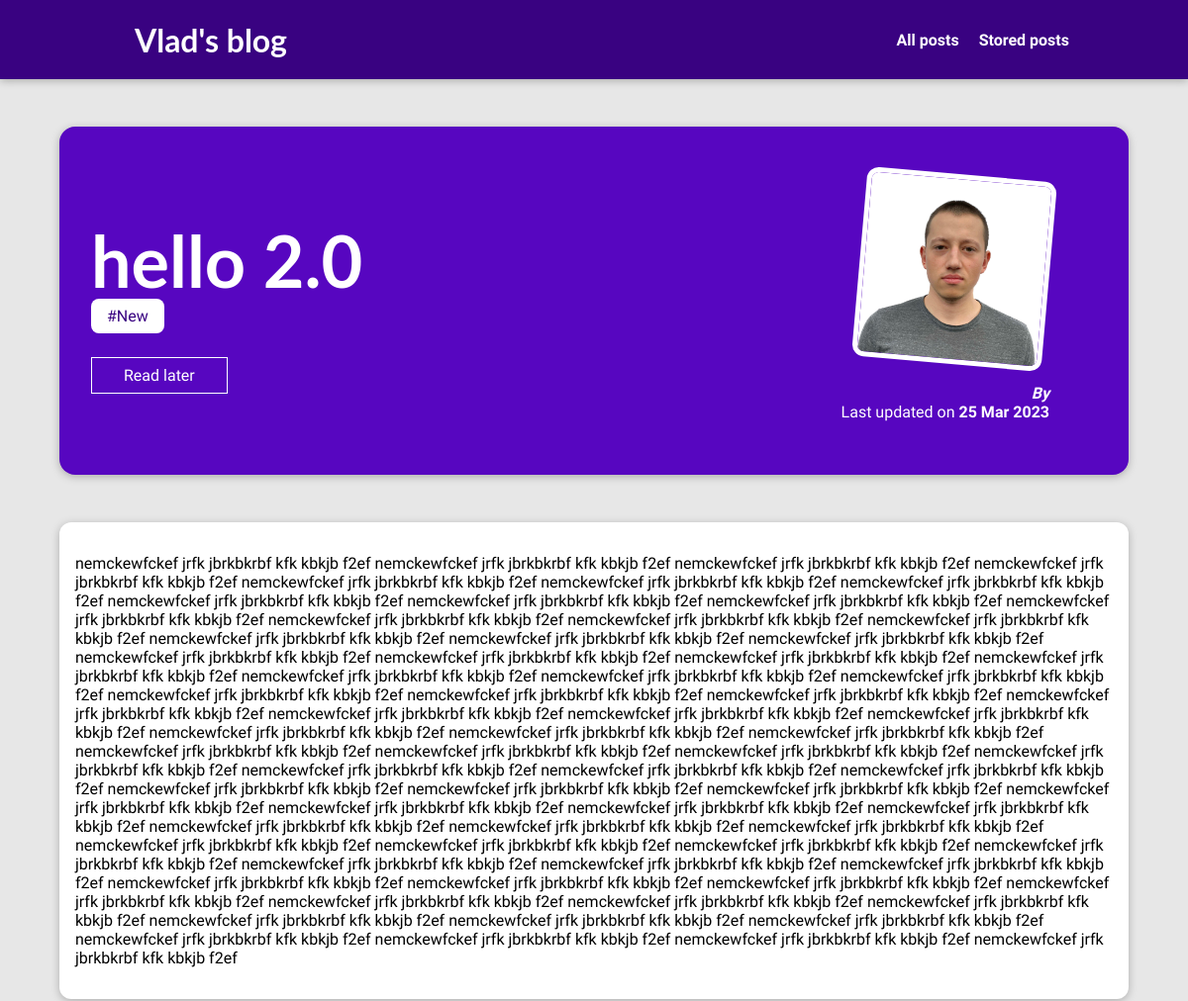
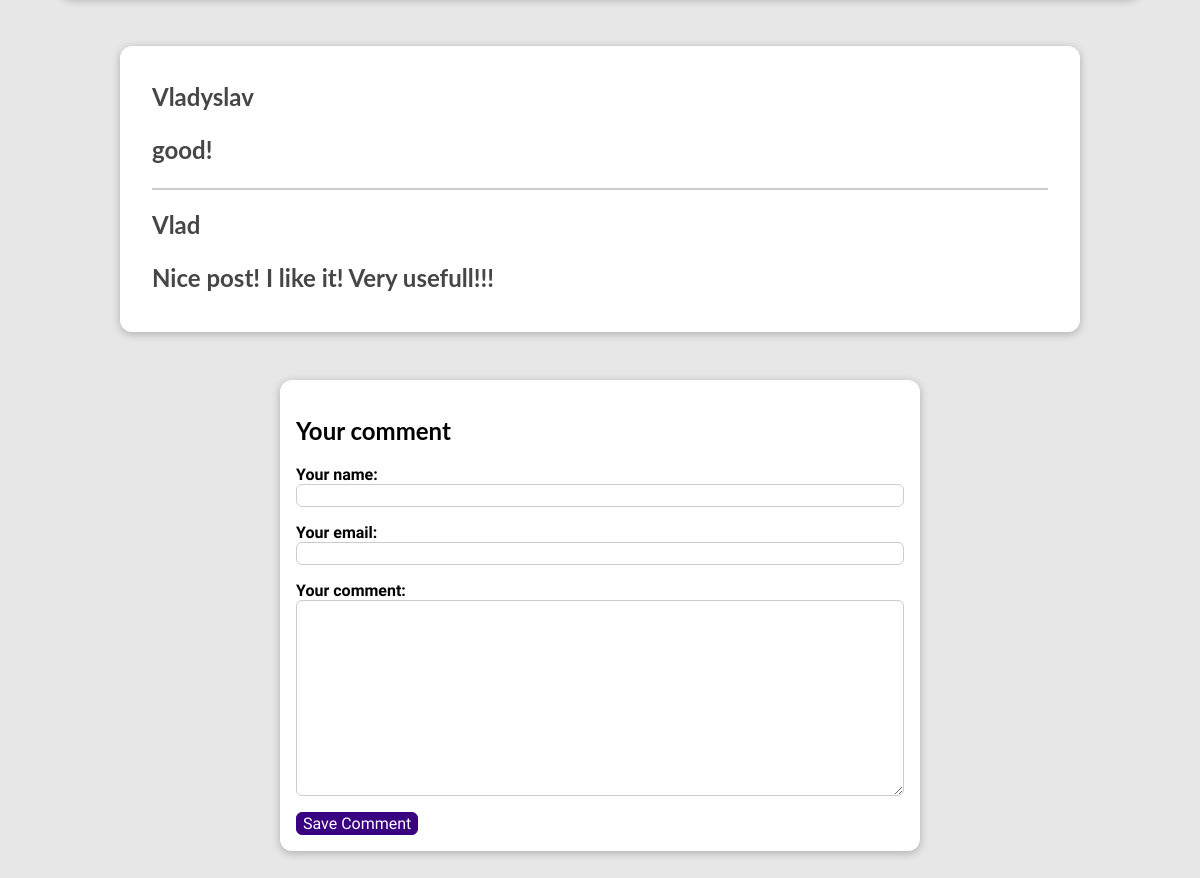
The app's page /posts/hello20 with its own data (2 pictures, top to bottom).
### blog/models.py (models this page shows, shortened)
class Post(models.Model):
    title = models.CharField(max_length=90)
    excerpt = models.CharField(max_length=150)
    image = models.ImageField(upload_to="posts", null=True)
    date = models.DateTimeField(auto_now=True)
    slug = models.SlugField(unique=True)
    content = models.TextField(validators=[MinLengthValidator(10)])
    author = models.ForeignKey(Author, on_delete=models.SET_NULL, null=True, related_name='posts')
    tags = models.ManyToManyField(Tag)

class Tag(models.Model):
    caption = models.CharField(max_length=90)
    def __str__(self):
        return f"{self.caption}"

class Comment(models.Model):
    user_name = models.CharField(max_length=120)
    user_email = models.EmailField()
    text = models.TextField(max_length=400)
    post = models.ForeignKey(Post, on_delete=models.CASCADE, related_name="comments")

### blog/views.py (the view, shortened to what this page needs)
# urls.py: path('posts/<slug:slug>', views.PostDetailView.as_view(), name='post-detail'),
class PostDetailView(View):
    def is_stored_posts(self, request, post_id):
        stored_posts = request.session.get("stored_posts")
        if stored_posts is not None:
            is_saved_for_later = post_id in stored_posts
        else:
            is_saved_for_later = False
        return is_saved_for_later
    def get(self, request, slug):
        post = get_object_or_404(Post, slug=slug)
        context = {
            "post": post,
            "tags": post.tags.all(),
            "comment_form": CommentForm(),
            "comments": post.comments.all().order_by("-id"),
            "saved_for_later": self.is_stored_posts(request, post.id)
        }
        return render(request, "blog/post_detail.html", context)

### blog/forms.py
class CommentForm(forms.ModelForm):
    class Meta:
        model = Comment
        exclude = ["post"]
        labels = {
            "user_name": "Your name",
            "user_email": "Your email",
            "text": "Your comment"
        }

### blog/templates/blog/post_detail.html (shortened to what this page needs)
{% extends 'base.html' %}
{% load static %}
{% block css_file %}
    <link rel="stylesheet" href="{% static 'blog/post-detail.css' %}">
{% endblock %}
{% block content %}
    <section id="summary">
        <h2>{{ post.title }}</h2>
        <div>
            {% if tags %}
                {% for tag in tags %}
                    <span class="tag"><a href="{% url 'tag-posts' tag %}">#{{ tag }}</a></span>
                {% endfor %}
            {% endif %}
        </div>
        <div id="read-later">
            <form action="{% url 'read-later' %}" method="post">
                <button>
                    {% if saved_for_later %}
                        Remove from "Read later" list
                    {% else %}
                        Read later
                    {% endif %}
                </button>
            </form>
        </div>
        <article>
            <img src="{{ post.image.url }}" alt={{ post.title }}>
            <address>
                By <a href="mailto: {{ author.email }} ">{{ author }}</a>
            </address>
            <div>
                Last updated on <time>{{ post.date|date:"d M Y" }}</time>
            </div>
        </article>
    </section>
    <main>
        {{ post.content|linebreaks }}
    </main>
    {% if comments %}
    <section id="comments">
        <ul>
            {% for comment in comments %}
                <li>
                    <h2>
                        {{ comment.user_name }}
                        <p>
                            {{ comment.text|linebreaks }}
                        </p>
                    </h2>
                </li>
            {% endfor %}
        </ul>
    </section>
    {% endif %}
    <section id="comment-form">
        <h2>Your comment</h2>
        <form action="{% url 'post-detail' post.slug %}" method="post">
            {% for form_fields in comment_form %}
                <div class="form-control {% if form_fields.errors %}invalid{% endif %}">
                    {{ form_fields.label_tag }}
                    {{ form_fields }}
                </div>
            {% endfor %}
            <button>Save Comment</button>
        </form>
    </section>
{% endblock %}

### static/app.css (style rules this page uses)
* { box-sizing: border-box; }
html { font-family: 'Open Sans', 'Lato', sans-serif; }
body { margin: 0; }
h1, h2, h3 { font-family: 'Lato', sans-serif; font-weight: bold; }

### blog/static/blog/post-detail.css (style rules this page uses)
body { background-color: #e7e7e7; }
#summary { margin: 8rem auto 3rem auto; padding: 2rem; width: 90%; max-width: 90rem; border-radius: 16px; background-color: #5706c0; position: relative; box-shadow: 0 2px 8px rgba(0, 0, 0, 0.25); height: 22rem; }
#summary h2 { color: white; font-size: 4.5rem; margin-bottom: 0.25rem; }
#summary article { position: absolute; top: 2rem; right: 3rem; padding: 1rem 2rem; border-radius: 12px; text-align: right; color: white; }
#summary article img { width: 12rem; height: 12rem; border-radius: 12px; transform: rotateZ(5deg); border: 5px solid white; margin-bottom: 1rem; }
#summary address { font-weight: bold; }
#summary a { color: white; text-decoration: none; }
#summary time { font-weight: bold; }
#read-later { margin: 2rem 0; }
#read-later button { background-color: transparent; border: 1px solid white; padding: 0.5rem 2rem; font: inherit; color: white; cursor: pointer; }
main { width: 90%; max-width: 90rem; margin: 3rem auto; background-color: white; padding: 1rem; border-radius: 12px; box-shadow: 0 2px 8px rgba(0, 0, 0, 0.25); }
.tag { background-color: white; padding: 0.5rem 1rem; border-radius: 8px; }
#summary .tag a { color: #390281; }
#comment-form { margin: 3rem auto; width: 90%; max-width: 40rem; border-radius: 12px; background-color: white; box-shadow: 0 2px 8px rgba(0, 0, 0, 0.25); padding: 1rem; }
#comment-form button { font: inherit; background-color: #390281; color: white; border: 1px solid #390281; padding: 0,5rem 1,5rem; border-radius: 6px; cursor: pointer; }
.form-control { margin-bottom: 1rem; }
.form-control label { font-weight: bold; margin-bottom: 0,5rem; display: block; }
.form-control input, .form-control textarea { display: block; width: 100%; font: inherit; padding: 0,25rem; border-radius: 6px; border: 1px solid #ccc; }
#comments { margin: 3rem auto; width: 90%; max-width: 60rem; border-radius: 12px; background-color: white; box-shadow: 0 2px 8px rgba(0, 0, 0, 0.25); padding: 1rem 2rem; }
#comments ul { list-style: none; margin: 0; padding: 0; }
#comments li { margin-bottom: 1rem; border-bottom: 2px solid #ccc; }
#comments li:last-of-type { border-bottom: none; }
#comments h2 { color: #464646; }

### records on screen
Post: title "hello 2.0", image (picture), date "25 Mar 2023", content "nemckewfckef jrfk jbrkbkrbf kfk kbkjb f2ef nemckewfckef jrfk jbrkbkrbf kfk kbkjb f2ef nemckewfckef jrfk jbrkbkrbf kfk kbkjb f2ef nemckewfckef jrfk jbrkbkrbf kfk kbkjb f2ef nemckewfckef jrfk jbrkbkrbf kfk kbkjb f2ef nemckewfckef jrfk jbrkbkrbf kfk kbkjb f2ef nemckewfckef jrfk jbrkbkrbf kfk kbkjb f2ef nemckewfckef jrfk jbrkbkrbf kfk kbkjb f2ef nemckewfckef jrfk jbrkbkrbf kfk kbkjb f2ef nemckewfckef jrfk jbrkbkrbf kfk kbkjb f2ef nemckewfckef jrfk jbrkbkrbf kfk kbkjb f2ef nemckewfckef jrfk jbrkbkrbf kfk kbkjb f2ef nemckewfckef jrfk jbrkbkrbf kfk kbkjb f2ef nemckewfckef jrfk jbrkbkrbf kfk kbkjb f2ef nemckewfckef jrfk jbrkbkrbf kfk kbkjb f2ef nemckewfckef jrfk jbrkbkrbf kfk kbkjb f2ef…"
Tag: caption "New"
Comment: user_name "Vladyslav", text "good!"
Comment: user_name "Vlad", text "Nice post! I like it! Very usefull!!!"
